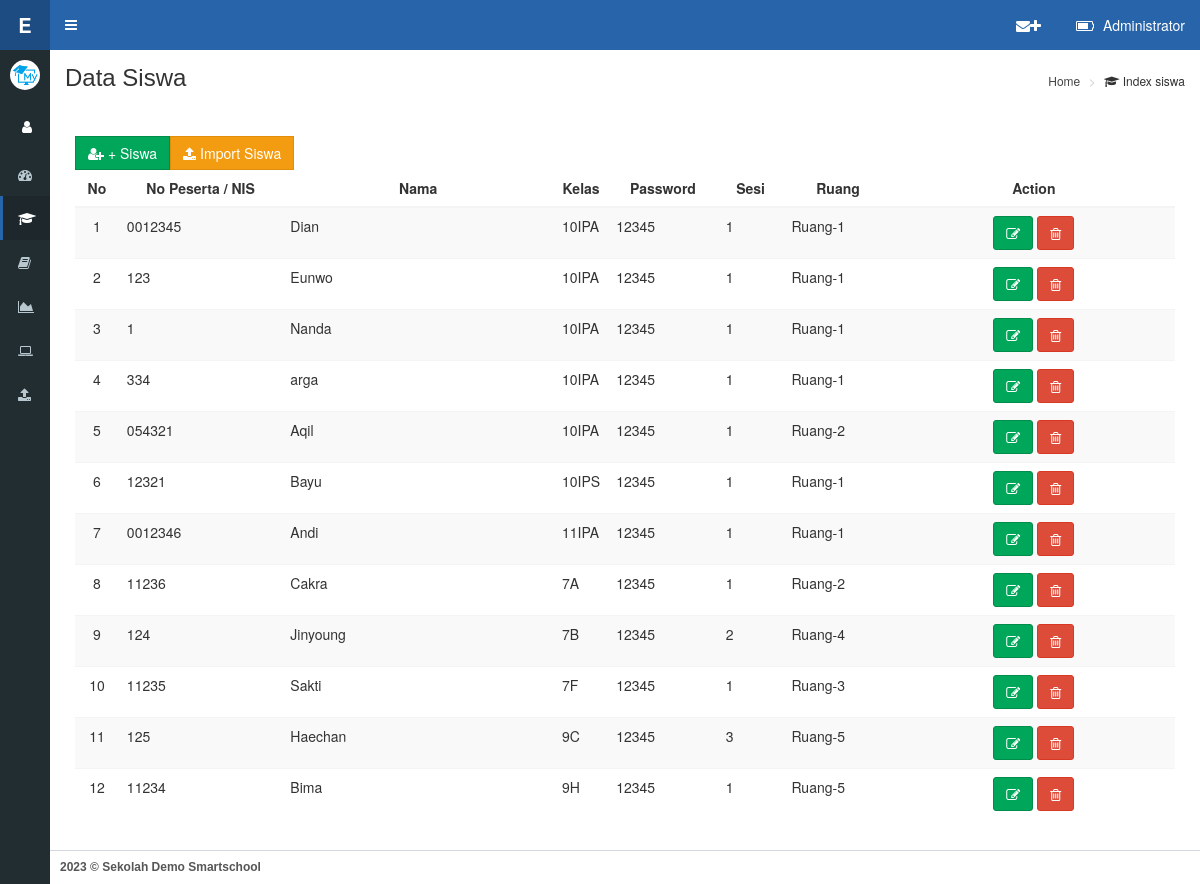
The app's page /on-admin/siswa.php (signed in), older data.
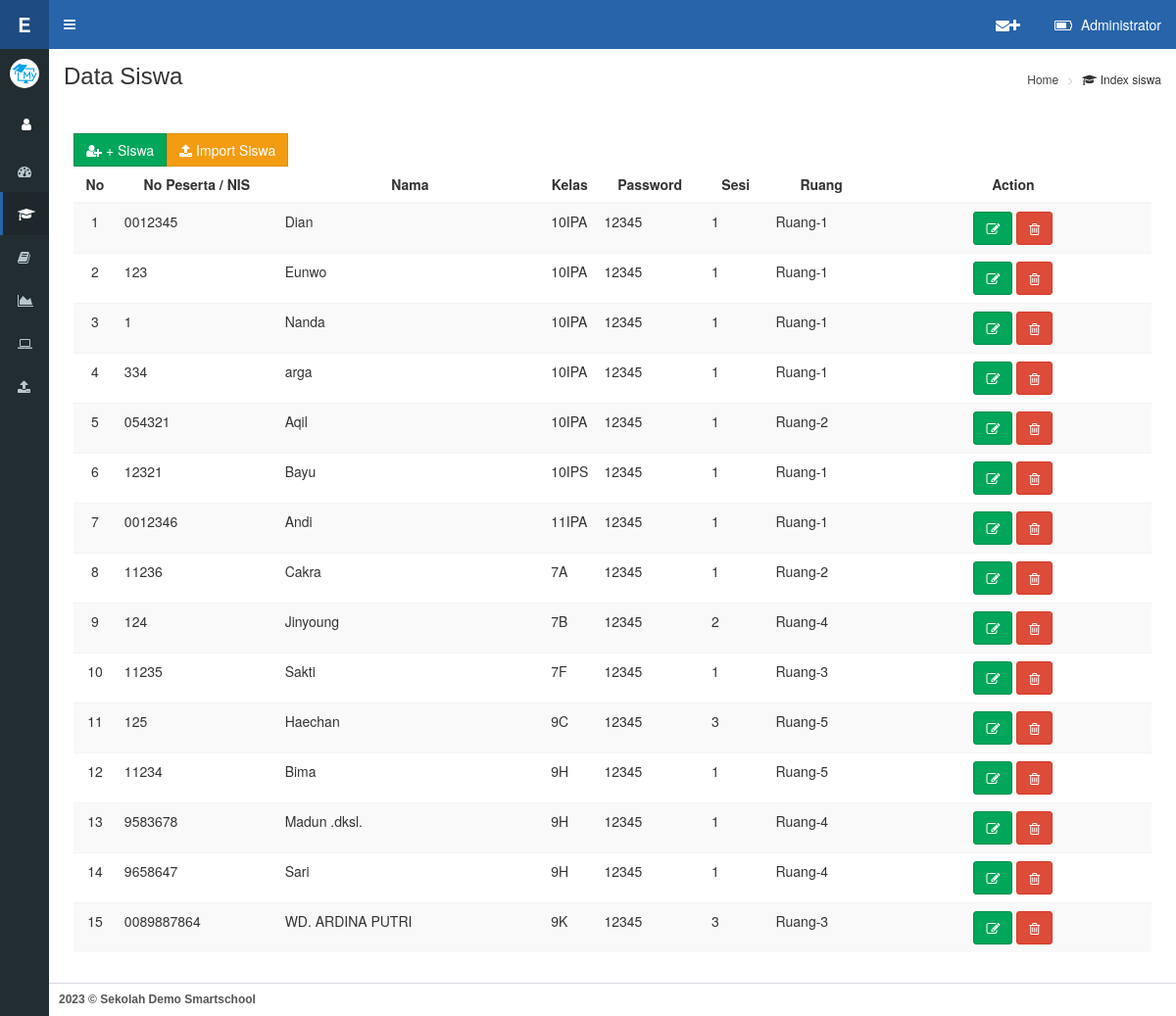
The same page, newer data.
### tables this page shows
CREATE TABLE `users` (
  `id` int(10) NOT NULL,
  `nip` varchar(100) NOT NULL,
  `nama` varchar(200) NOT NULL,
  `jabatan` text NOT NULL,
  `pass` varchar(255) NOT NULL,
  `Id_User` int(11) NOT NULL DEFAULT '1',
  `Id_Usergroup_User` int(11) NOT NULL DEFAULT '1',
  `foto` varchar(100) DEFAULT NULL,
  `instagram` varchar(100) NOT NULL,
  `youtube` varchar(100) NOT NULL,
  `phone` varchar(20) NOT NULL,
  `admin_su` varchar(2) NOT NULL DEFAULT '0'
);

CREATE TABLE `profil` (
  `id` int(11) NOT NULL,
  `n_sekolah` varchar(30) NOT NULL,
  `sub_n_sekolah` varchar(100) NOT NULL,
  `kode_sekolah` varchar(30) NOT NULL,
  `logo` varchar(30) NOT NULL,
  `logo_ujian` varchar(30) NOT NULL,
  `jenis_ujian` text NOT NULL,
  `kota` varchar(30) NOT NULL,
  `tanggal` text NOT NULL,
  `th_ajaran` varchar(15) NOT NULL,
  `logo_kota` varchar(30) NOT NULL,
  `web` varchar(30) NOT NULL,
  `bg_login` varchar(30) NOT NULL,
  `kepsek` varchar(50) NOT NULL,
  `nip` varchar(20) NOT NULL
);

CREATE TABLE `siswa` (
  `id` int(10) NOT NULL,
  `nis` varchar(100) NOT NULL,
  `nama` varchar(200) NOT NULL,
  `jurusan` text NOT NULL,
  `kelas` text NOT NULL,
  `rombel` text NOT NULL,
  `pass` varchar(255) NOT NULL,
  `Id_User` int(11) NOT NULL DEFAULT '1',
  `Id_Usergroup_User` int(11) NOT NULL DEFAULT '1',
  `foto` varchar(100) DEFAULT NULL,
  `sesi` int(11) NOT NULL,
  `ruang` varchar(30) NOT NULL,
  `statuslogin` varchar(20) NOT NULL DEFAULT '0',
  `online` varchar(20) DEFAULT NULL
);

### on-admin/conn/cek.php (called while the page is built, shortened)
<?php
if (!isset($_SESSION['admin']) || empty($_SESSION['admin'])) {
header('location:../admin/index.php');
} else {
$username=$_SESSION['admin'];
}
?>

### on-admin/conn/fungsi.php (called while the page is built, shortened)
<?php
$query = mysqli_query ($konek, "SELECT * FROM users WHERE nip='$username'");
$ar = mysqli_fetch_array ($query);
$nama=$ar['nama'];
?>

### on-admin/page/dt_siswa.php (the view, shortened to what this page needs)
<thead>
	<tr>
		<th width="4%">No</th>
		<th width="15%">No Peserta / NIS</th>
		<th width="25%">Nama</th>
		<th width="4%">Kelas</th>
		<th width="10%">Password</th>
		<th width="6%">Sesi</th>
		<th width="10%">Ruang</th>
		<th width="30%">Action</th>
	</tr>
</thead>
<tbody>
	<?php
		$querydosen = mysqli_query ($konek, "SELECT * FROM siswa ORDER by kelas ASC");
		$i=1;
		while ($ar = mysqli_fetch_array ($querydosen)){
			echo "
				<tr>
					<td align=center>$i</td>
					<td>$ar[nis]</td>
					<td>$ar[nama]</td>
					<td>$ar[kelas]</td>
					<td>$ar[pass]</td>
					<td>$ar[sesi]</td>
					<td>$ar[ruang]</td>
					<td align=center>
					<a class='open_modal' style='font-decoration:none;color:#222;' id='$ar[id]'><button type='button' class='btn btn-success'><i class='fa fa-pencil-square-o'></i></button></a>
					<a style='font-decoration:none;color:#222;' onClick='confirm_delete(\"page/siswa_delete.php?id=$ar[id]\")'><button type='button' class='btn btn-danger'><i class='fa fa-trash-o'></i></button></a>
					</td>
				</tr>";
		$i++;
		}
	?>
</tbody>

### on-admin/siswa.php (shortened to what this page needs)
<?php
include ('../koneksi/koneksi.php');
include ('conn/cek.php');
include ('conn/fungsi.php');
?>
<!DOCTYPE html>
<html>
 <head>
	<link href="../js/sweetalert.css" rel="stylesheet" type="text/css"/>
	<?php
		include "bundle/bundle_css.php";
	?>
  </head>
<?php
include "tema/tema.php";
?>
    <div class="wrapper">
      <?php
        include 'navbar/content_header.php';
      ?>
      <aside class="main-sidebar">
        <section class="sidebar">
      <?php
        include "navbar/userpanel.php";
      ?>
          <ul class="sidebar-menu" data-widget="tree">
                <li><a href="index.php"><i class="fa fa-tachometer"></i><span> Dashboard</span></a></li>
				<li class="active"><a href="siswa.php"><i class="fa fa-graduation-cap"></i><span> Management Siswa</span></a></li>
				<li class="treeview">
                  <a href="#">
                    <i class="fa fa-book"></i>
                  </a>
                </li>
				    <li><a href="hasiltest.php"><i class="fa fa-area-chart"></i><span> Hasil Test</span></a></li>
					<li><a href="monitor.php"><i class="fa fa-laptop"></i><span> Monitoring Ujian</span></a></li>
					<li><a href="laporan.php"><i class="fa fa-upload"></i><span> Laporan</span></a></li>
          </ul>
        </section>
      </aside>
      <div class="content-wrapper">
        <section class="content-header">
          <h1>Data Siswa</h1>
          <ol class="breadcrumb">
            <li><a href="#"> Home</a></li>
            <li><i class="fa fa-graduation-cap"></i> Index siswa</li>
          </ol>
        </section>
        <section class="content">
          <div class="row">
            <div class="col-xs-12">
              <div class="box">
                <div class="box-header">
				</div>
                <div class="box-body">
<div class="btn-group" role="group" aria-label="...">
  <button id="clot" type="button" class="btn btn-success" data-target="#ModalAdd" data-toggle="modal"><i class="fa fa-user-plus"></i> + Siswa</button>
  <a href="siswa-import.php"><button id="clot" type="button" class="btn btn-warning"><i class="fa fa-upload"></i> Import Siswa</button></a>
</div>
				<div style="overflow-x:auto;" id="printableArea">
                <table id="data2" class="table table-hover table-striped">
					<?php
					include "page/dt_siswa.php";
					?>
					</table>
				</div>
		</section>
    </div>
    <?php
		include	"navbar/content_footer.php";
	?>
  </body>
</html>

### on-admin/bundle/bundle_css.php (shortened to what this page needs)
   <link href="../js/sweetalert.css" rel="stylesheet">
   <link rel="stylesheet" href="../aset/bootstrap/css/bootstrap.min.css">
   <link rel="stylesheet" href="../aset/bootstrap/css/pace.css">
   <link rel="stylesheet" href="../aset/fa/css/font-awesome.css">
   <link rel="stylesheet" href="../aset/plugins/datatables/dataTables.material.min.css">
   <link rel="stylesheet" href="../aset/plugins/datatables/buttons.dataTables.min.css">
   <link rel="stylesheet" href="../aset/plugins/select2/select2.css">
   <link rel="stylesheet" href="../aset/dist/css/AdminLTE.css">
   <link rel="stylesheet" href="../aset/dist/css/skins/_all-skins2.css">
<link rel="stylesheet" href="../aset/plugins/datepicker/datepicker3.css">

### on-admin/tema/tema.php (shortened to what this page needs)
<?php
	$querydosen = mysqli_query ($konek, "SELECT * FROM theme where id='1'");
						while ($ar = mysqli_fetch_array ($querydosen)){
?>
<body class='hold-transition skin-<?php echo $ar['warna'];?> fixed sidebar-mini sidebar-collapse' style='font-family:'Segoe UI''>
<?php }?>

### on-admin/navbar/content_header.php (shortened to what this page needs)
<header class="main-header">
<div class="logo">
<span class="logo-sm">
<b style="color:white;">E CBT <?php echo date ('Y') ?></b></span>
</div>
  <nav class="navbar navbar-static-top" role="navigation">
    <a href="#" class="sidebar-toggle" data-toggle="push-menu" role="button">
    </a>
    <div class="navbar-custom-menu">
      <ul class="nav navbar-nav">
        <li class="dropdown user user-menu">
          <a href="#" class="dropdown-toggle" data-toggle="dropdown">
            <i class="fa fa-battery-three-quarters"></i>
                <span class="hidden-xs" style="text-transform:capitalize;"><?php echo $nama;?></span>
          </a>
        </li>
      </ul>
    </div>
    <div class="navbar-custom-menu">
      <ul class="nav navbar-nav">
        <li class="dropdown user user-menu">
          <a href="pesan.php">
            <i class="fa fa-envelope"><i class="fa fa-plus"></i></i>
          </a>
        </li>
      </ul>
    </div>
  </nav>
</header>

### on-admin/navbar/userpanel.php (shortened to what this page needs)
<?php
$qq = mysqli_query ($konek, "SELECT * FROM profil where id='1'");
						while ($xx = mysqli_fetch_array ($qq)){
                        ?>
		<div class="user-panel">
            <div class="pull-left image">
              <img src="../aset/foto/<?php echo $xx['logo'];?>" class="img-circle" alt="User Image">
            </div>
		  </div>
		  <div class="user-panel">
            <div class="pull-left image">
			<a href="profil.php" data-toggle="tooltip" data-placement="right" title="Profil"><button id="cog" class="btn btn-default btn-md"><i class="fa fa-user"></i></button></a>
            <a href="theme.php" data-placement="right" data-toggle="tooltip" title="setting"><button id="cog" class="btn btn-default"><i class="fa fa-cog"></i></button></a>
            </div>
        </div>
<?php }?>

### on-admin/navbar/content_footer.php (shortened to what this page needs)
<footer class="main-footer">
    <h6><b> <?php echo date("Y") ?> &copy; Sekolah Demo Smartschool </b></h6>
</footer>

### on-admin/bundle/bundle_css.php (style rules this page uses)
.content-wrapper { background-color: #ffffff; }
.content { background-color: #ffffff; }
.box { -webkit-box-shadow: none; -moz-box-shadow: none; box-shadow: none; border: 0; }

### on-admin/siswa.php (style rules this page uses)
#clot { border-radius:0; }
#cog { border-radius:0; background-color:#222d32; color:white; border:0; }

### on-admin/navbar/content_footer.php (style rules this page uses)
.main-footer { position: fixed; padding:0; padding-left:10px; left: 0; bottom: 0; width: 100%; color: #565656; text-align: left; font-family: sans-serif; }

Row changes from the older to the newer data that the page shows:
added siswa: nis "9583678", nama "Madun .dksl.", kelas "9H", pass "12345", sesi "1", ruang "Ruang-4"
added siswa: nis "9658647", nama "Sari", kelas "9H", pass "12345", sesi "1", ruang "Ruang-4"
added siswa: nis "0089887864", nama "WD. ARDINA PUTRI", kelas "9K", pass "12345", sesi "3", ruang "Ruang-3"
